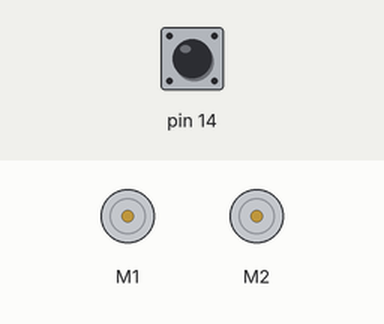
Simulated run of this sketch. Board: Arduino Leonardo, built with avr-gcc and run on an emulated ATmega32U4. Shown: 2 × DC motor (green arrow = forward, orange = backward, longer = faster). Inputs (shaded band) come from the test bench; at power-on: pin 14 HIGH.

Above: at 1.2 s.
1.3 s: pin 14 pulled LOW for 0.15 s
At 2.0 s:
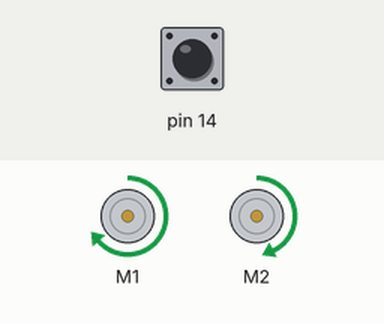
7.4 s: pin 14 pulled LOW for 1 s
At 14.6 s:
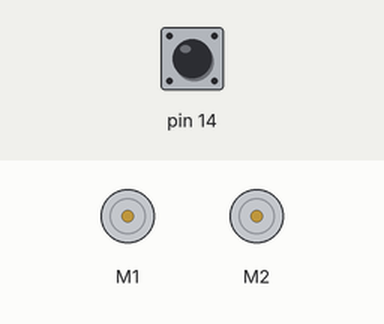
Timing chart, 0 to 15.9 s (numbered marks = the images above; inputs shaded):
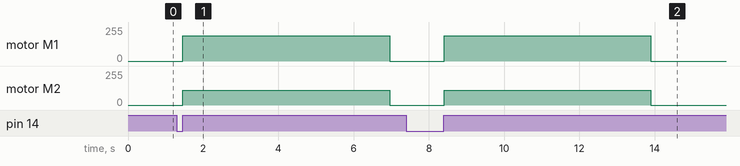

Measured:
- after the input at 1.3 s, motor M1: stopped → forward 191/255 after 0.15 s, → stopped 5.5 s later; motor M2: stopped → forward 111/255 after 0.15 s, → stopped 5.5 s later
- after the input at 7.4 s, motor M1: stopped → forward 191/255 after 1.0 s, → stopped 5.5 s later; motor M2: stopped → forward 111/255 after 1.0 s, → stopped 5.5 s later

The sketch:

circle.ino
```cpp
#include <Zumo32U4.h>

Zumo32U4Motors bothMotors;
Zumo32U4ButtonA buttonA;

void setup() {

}

void loop() {
buttonA.waitForButton();
bothMotors.setSpeeds(300, 175);
delay(5500);
bothMotors.setSpeeds(0, 0);
}
```
